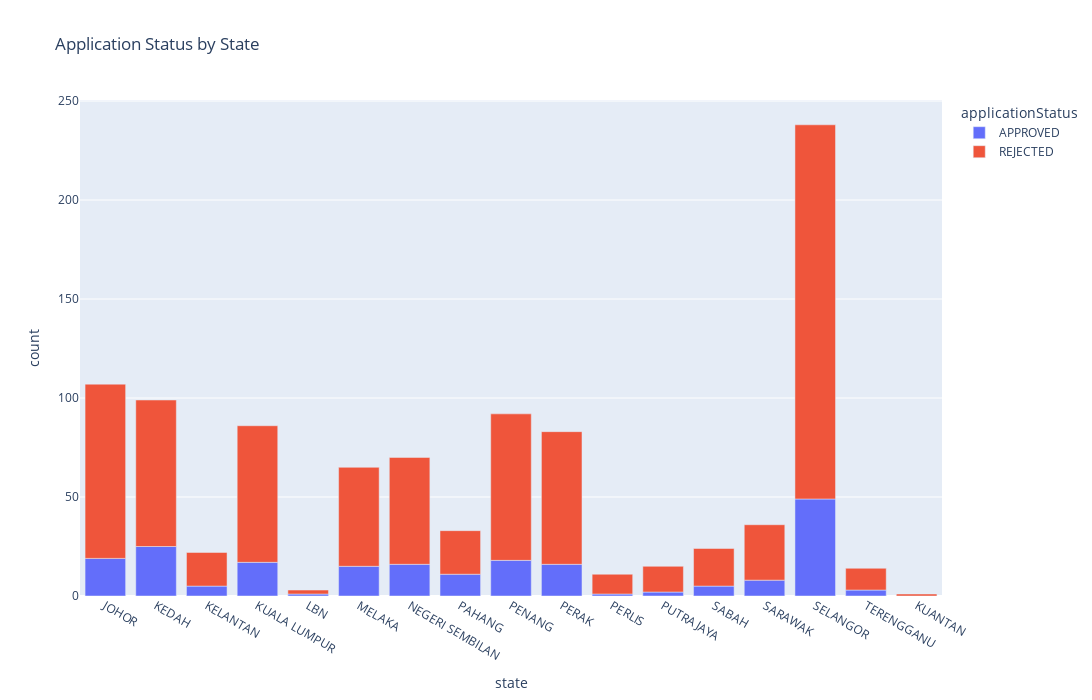

Notebook code for this chart:
### Code cell
# Additional analysis for applicationStatus by state
# It appears that state has minimal effect on applicationStatus. Moreover it is not a feature that should be included in the model due to potential discrimination.
agg_data = data_p1.groupby(['state', 'applicationStatus']).size().reset_index(name='count')

fig = px.bar(agg_data, x='state', y='count', color='applicationStatus', 
             width=1200, height=700, title='Application Status by State')
fig.show()

### Figure 1 — Plotly figure (JSON) as saved in the notebook; plotly's stock layout.template omitted (floating-point values rounded to 4 significant figures)
{"data": [{"alignmentgroup": "True", "hovertemplate": "applicationStatus=APPROVED<br>state=%{x}<br>count=%{y}<extra></extra>", "legendgroup": "APPROVED", "marker": {"color": "#636efa", "pattern": {"shape": ""}}, "name": "APPROVED", "offsetgroup": "APPROVED", "orientation": "v", "showlegend": true, "textposition": "auto", "type": "bar", "x": ["JOHOR", "KEDAH", "KELANTAN", "KUALA LUMPUR", "LBN", "MELAKA", "NEGERI SEMBILAN", "PAHANG", "PENANG", "PERAK", "PERLIS", "PUTRAJAYA", "SABAH", "SARAWAK", "SELANGOR", "TERENGGANU"], "xaxis": "x", "y": [19, 25, 5, 17, 1, 15, 16, 11, 18, 16, 1, 2, 5, 8, 49, 3], "yaxis": "y"}, {"alignmentgroup": "True", "hovertemplate": "applicationStatus=REJECTED<br>state=%{x}<br>count=%{y}<extra></extra>", "legendgroup": "REJECTED", "marker": {"color": "#EF553B", "pattern": {"shape": ""}}, "name": "REJECTED", "offsetgroup": "REJECTED", "orientation": "v", "showlegend": true, "textposition": "auto", "type": "bar", "x": ["JOHOR", "KEDAH", "KELANTAN", "KUALA LUMPUR", "KUANTAN", "LBN", "MELAKA", "NEGERI SEMBILAN", "PAHANG", "PENANG", "PERAK", "PERLIS", "PUTRAJAYA", "SABAH", "SARAWAK", "SELANGOR", "TERENGGANU"], "xaxis": "x", "y": [88, 74, 17, 69, 1, 2, 50, 54, 22, 74, 67, 10, 13, 19, 28, 189, 11], "yaxis": "y"}], "layout": {"barmode": "relative", "height": 700, "legend": {"title": {"text": "applicationStatus"}, "tracegroupgap": 0}, "title": {"text": "Application Status by State"}, "width": 1200, "xaxis": {"anchor": "y", "domain": [0, 1], "title": {"text": "state"}}, "yaxis": {"anchor": "x", "domain": [0, 1], "title": {"text": "count"}}}}
